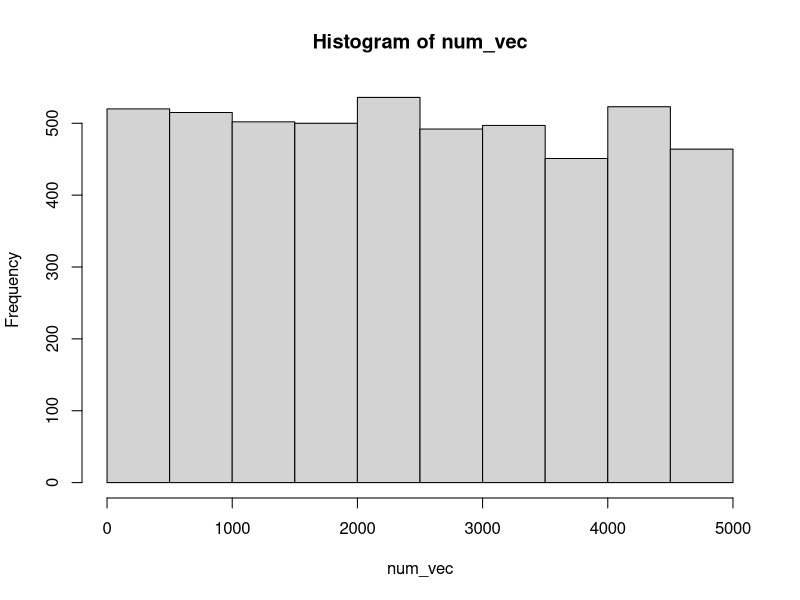

The R source for this figure:
## ---- chunk 1
num_vec <- c(1,3,5)
num_vec

typeof(num_vec)

is.numeric(num_vec)

is.double(num_vec)

(mode(num_vec) == "numeric")
## ---- chunk 2

int_vec <- c(5L)

typeof(int_vec)

is.numeric(int_vec)

is.integer(int_vec)

is.double(int_vec)

## ---- chunk 3
char_vec <- c("Hello", "World")

char_vec

typeof(char_vec)

is.character(char_vec)

length(char_vec)

## ---- chunk 4
log_vec <- rep(c(TRUE, FALSE), each=20)
log_vec

is.logical(log_vec)

is.numeric(log_vec)

is.character(log_vec)
## ---- chunk 5
num <- c(1:50)

num %% 2 == 0

table(num %% 2 == 0)

which(num %% 2 == 0)

typeof(num %% 2 == 0)

## Complete.cases and is.na()
sample <- cbind(col1=rep(c(1,NA,3)),col2=rep(c(NA,4,6)))

typeof(sample)

is.na(sample)

complete.cases(sample)

## ---- chunk 6


int_vec <- c(int_vec, 6)

is.numeric(int_vec)

is.integer(int_vec)

is.double(int_vec)

## ---- chunk 7

another_int_vec <- as.integer(3,19)

is.numeric(another_int_vec)

is.integer(another_int_vec)

is.double(another_int_vec)

## ---- chunk 8
num_vec[1]
num_vec[2]

num_vec[4]

num_vec[0]

## ---- chunk 9
num_vec[4] <- 7 ## You can only do this if you know the dimensions and if you know the last used index
num_vec

num_vec <- c(num_vec,9)
num_vec

num_vec <- num_vec[-1]
num_vec

## ---- chunk 10
vec_1 <- seq(1:3)

length(vec_1)

#vec_2 <- seq(1:20, by=2)

vec_2 <- seq(1, 20, by=2)

length(vec_2)

## Recycling of smaller vectors when operating with larger vectors

vec_2

vec_1

vec_2 + vec_1

vec_3 <- seq(1, 20, by=3)

vec_3 + vec_1

1:10 %% 2

## Seq in loop operations

x <- rnorm(5)

for(i in seq(x)) {
    print(x[i])
}

## ---- chunk 11
vec <- rep(1, 5)
vec

rep(c(5,12,13),3)

rep(c(5,12,13),each=2)

## ---- chunk 12
## Single condition

num_vec <- runif(5000, min=1, max=5000)

range(num_vec)

hist(num_vec)

#num_vec[num_vec >= 2500]

length(num_vec[num_vec >= 2500])

## Compound conditions

comp_vec <- seq(1000)

range(comp_vec)

length(comp_vec[(comp_vec >= 250 & comp_vec < 500)])

## ---- chunk 13
x <- c(6,1:3,NA,12)

x

x[x > 5]

subset(x, x > 5)

## ---- chunk 14
x <- 1:3
x

names(x) <- c("one", "two", "three")

x

x["one"]

x["two"]

x["three"]
## ---- chunk 15
mat1 <- matrix(1:12)
mat1

mat1 <- matrix(1:12, nrow=3)
mat1

mat1 <- matrix(1:12, ncol=3)
mat1

mat1 <- matrix(1:12, ncol=3, byrow=TRUE)
mat1

## ---- chunk 16

mat1 <- matrix(1:4,nrow=2)
mat1

mat2 <- matrix(5:8,nrow=2)
mat2

## Matrix Addition

mat1 + mat2

mat3 <- matrix(1:9, nrow=3)
mat3

## Illustration of length difference
#mat1 + mat3

## Matrix Multiplication

mat1 %*% mat2 ## Note the %*% operator

## Regular element by element multiplication

mat1
mat2

mat1 * mat2

## Illustration of dimension difference 

## mat1 %*% mat3

dim(mat1)
dim(mat3)

## Matrix element naming
mat1
names(mat1)

names(mat1) <- c("a","b")

names(mat1)

mat1
mat1["a"]
## ---- chunk 17
mat1 <- matrix(1:4,nrow=2)
mat1

mat1[1,] ## row

mat1[,1] ## column

mat1[1,2] ## unique element

mat1[-1,] ## excluding row

mat1[,-2] ## excluding column

## Changing specific rows

mat3 <- matrix(1:9, ncol=3)
mat3

mat3[c(1,3),] <- matrix(1:6, nrow=2, byrow=TRUE)
mat3

mat4 <- matrix(1:9, ncol=3)
mat4

mat4[,c(1,3)] <- matrix(10:15, nrow=2)
mat4

## ---- chunk 18
mat5 <- matrix(c(1:6,rep(NA, 3),10:12), nrow=6)
mat5

complete.cases(mat5)
mat5[complete.cases(mat5),]

mat6 <- matrix(1:9, nrow=3, byrow=TRUE)
mat6

mat6[mat6[,2] > 4,]

## Be Cognizant of return types

mat7 <- matrix(seq(4),nrow=2)
mat7
attributes(mat7)

mat8 <- mat7[,2]
mat8
attributes(mat8)

mat9 <- mat7[,2,drop=FALSE]
mat9
attributes(mat9)

## ---- chunk 19
mat1 <- matrix(1:20, nrow=5)
mat1

rbind(mat1, c(40:43))

mat1 <- rbind(mat1, c(40:43))
mat1

mat2 <- matrix(1:9, nrow=3, byrow = TRUE)
mat2

cbind(mat2, matrix(100:102, ncol=1))

mat2 <- cbind(mat2, matrix(100:102, ncol=1))
mat2
